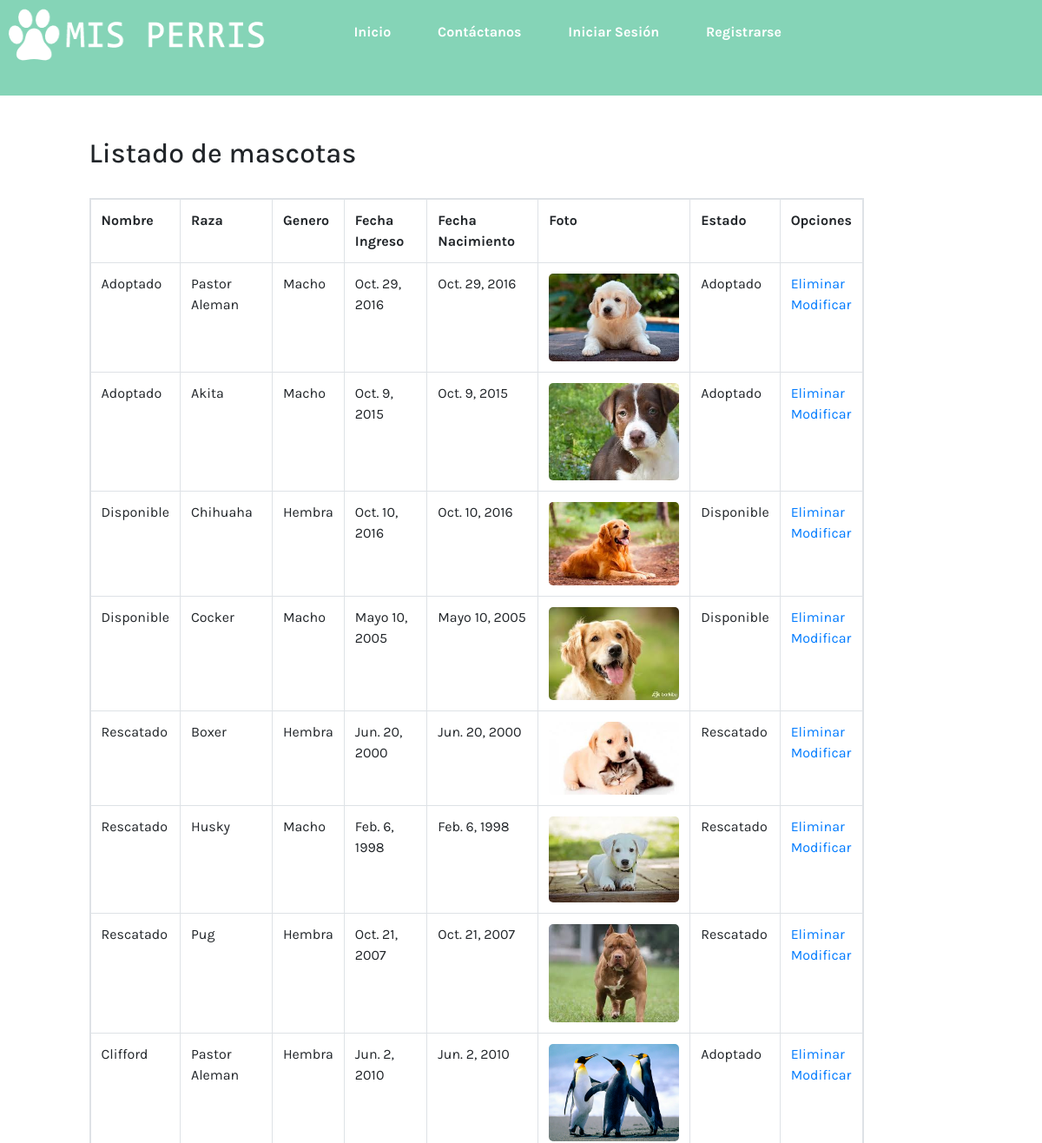
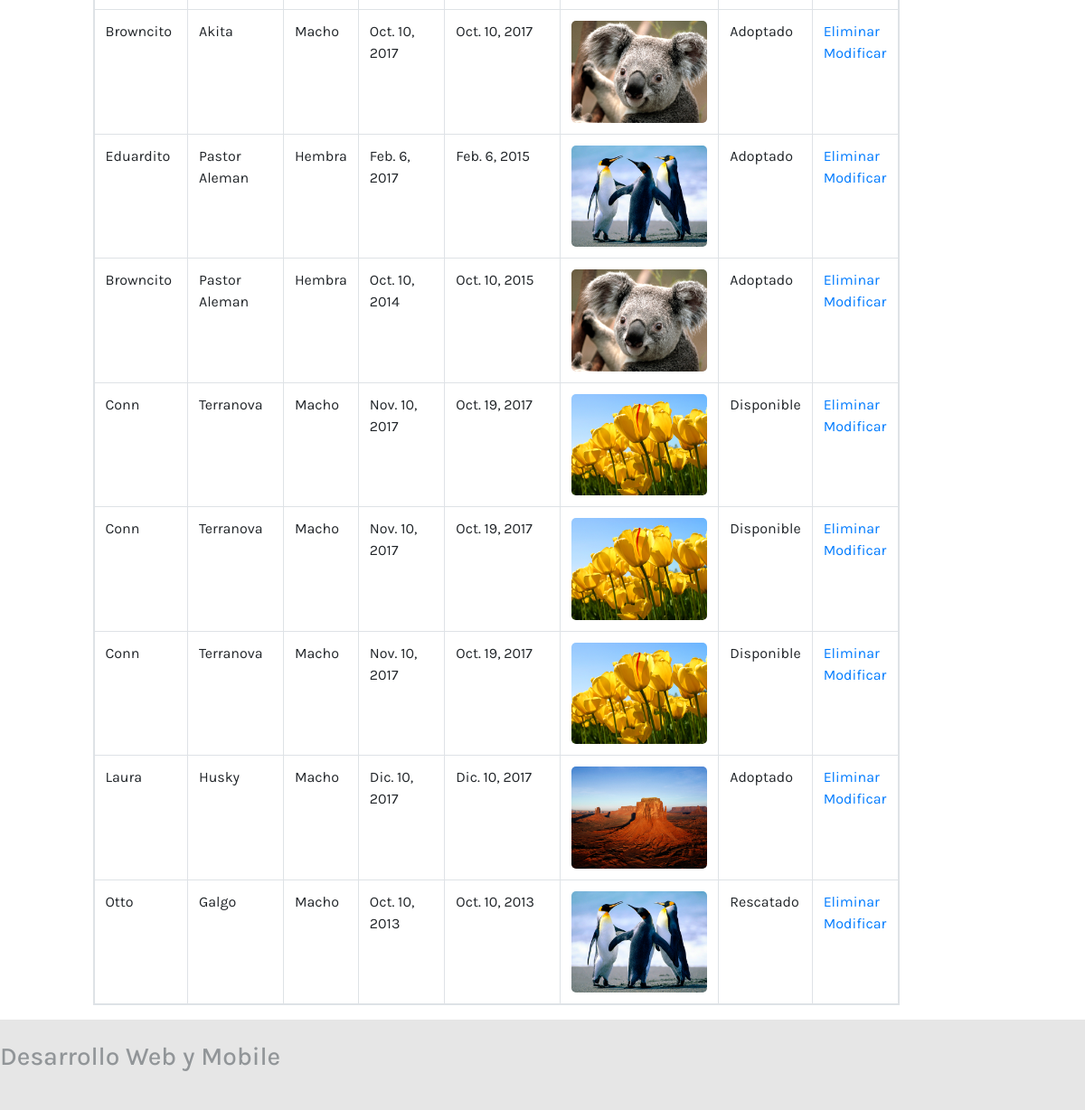
Screenshot of /listar_mascotas/ with the database file from the repository (2 pictures, top to bottom).
### core/models.py (models this page shows, shortened)
class Mascota(models.Model):
    nombre_mascota = models.CharField(max_length=50)
    raza_mascota = models.ForeignKey(Raza, on_delete=models.CASCADE)
    genero_mascota = models.ForeignKey(Genero, on_delete=models.CASCADE)
    fecha_Nacimiento_Mascota = models.DateField(null=True, )
    fecha_Ingreso = models.DateField(null=True, blank=True)
    imagen_Mascota = models.FileField(upload_to="media/", blank=True, null=True)
    estado_Mascota = models.ForeignKey(Estado, on_delete=models.CASCADE)
    def genero_formato(self):
        if self.genero_mascota_id == 1:
            genero = "Macho"
        else:
            genero = "Hembra"
        return genero
    class Meta:
        permissions = (
            ('puede_agregar', 'agrega mascotas'),
        )

class Raza(models.Model):
    raza = models.CharField(max_length=50)
    def __str__(self):
        return self.raza

class Estado(models.Model):
    estado = models.CharField(max_length=50)
    def __str__(self):
        return self.estado

### core/views.py (the view)
# urls.py: path('listar_mascotas/', listar_mascotas, name="listar_mascotas"),
def listar_mascotas(request):
    mascotas = Mascota.objects.all()
    variables = {
        'mascotas':mascotas,
    }
    return render(request, 'core/listar_mascotas.html', variables)

### core/templatetags/grouptags.py (called while the page is built)
@register.filter(name='has_group')
def has_group(user, group_name):
    try:
        group =  Group.objects.get(name=group_name)
    except Group.DoesNotExist:
        return False
    return group in user.groups.all()

@register.filter(name='list_groups')
def list_groups(user):
    return user.groups.values_list('name',flat=True)

### core/templates/core/listar_mascotas.html (shortened to what this page needs)
{% extends 'core/base.html' %}
{% load static %}
{% block contenido %}
{% load grouptags %}
{% if request.user|has_group:"voluntarios" %}
<div class="container-fluid">
        <div class="row">
            <div class="col-md-10 col-md-offset-1">
                <div class="alert alert-warning text-center" >
                    <strong>Advertencia</strong> No está autorizado para modificar mascotas.
                </div>
            </div>
      </div>
    </div>
{% else %}
    <div class="row">
        <div class="col-md-1"></div>
        <div class="col-md-9">
            <br><br>
            <h2>Listado de mascotas</h2>
            <br>
            <table class="table table-bordered table-hover table-responsive" >
                <tr>
                    <th>Nombre</th>
                    <th>Raza</th>
                    <th>Genero</th>
                    <th>Fecha Ingreso</th>
                    <th>Fecha Nacimiento</th>
                    <th>Foto</th>
                    <th>Estado</th>
                    <th>Opciones</th>
                </tr>
                {% for m in mascotas %}
                    <tr>
                        <td>{{ m.nombre_mascota }}</td>
                        <td>{{ m.raza_mascota}}</td>
                        <td>{{m.genero_formato}} </td>
                        <td>{{ m.fecha_Nacimiento_Mascota}}</td>
                        <td>{{ m.fecha_Ingreso}}</td>
                        <td>
                            {% if mascota.imagen == None %}
                                <img src="{{m.imagen_Mascota.url}}" alt="{{ m.nombre_mascota }}.jpg" width="150px">
                            {% else %}
                                <img src="{% static 'core\img\perro_sin_foto.jpg' %}" alt="perro sin foto" width="150px>
                            {% endif %}
                        </td>
                        <td>{{ m.estado_Mascota}}</td>
                        <td>
                            <a href="{% url 'eliminar_mascota' m.id %}">Eliminar</a>
                            <br>
                            <a href="{% url 'modificar_mascota' m.id %}">Modificar</a>
                        </td>
                    </tr>
                {% endfor %}
            </table>
        </div>
    </div>
    {% endif %}
{% endblock contenido %}

### core/templates/core/base.html (shortened to what this page needs)
<!DOCTYPE html>
<html lang="en">
{% load pwa %}
<head>
    {% load static %}
    <link rel="stylesheet" href="{% static 'core/css/estilos.css' %}">
    <link rel="stylesheet" href="https://cdn.jsdelivr.net/bxslider/4.2.12/jquery.bxslider.css">
    <link rel="stylesheet" href="https://cdn.jsdelivr.net/gh/fancyapps/fancybox@3.5.2/dist/jquery.fancybox.min.css" />
    <link rel="stylesheet" href="//stackpath.bootstrapcdn.com/bootstrap/4.1.3/css/bootstrap.min.css">
</head>
<body>
    <header>
        <img class="logo" src="{% static 'core/img/logo.png' %}" alt="logo">
        <ul class="navegacion">
            <li>
                <a href="{% url 'home' %}">Inicio</a>
            </li>
            <li>
                <a href="{% url 'formulario' %}">Contáctanos</a>
            </li>
            {% if request.user.is_authenticated %}
            <li>
                <a href="{% url 'listar_mascotas' %}">Listar</a>
            </li>
            <li>
                <a href="{% url 'agregarMascota' %}">Registrar</a>
            </li>
            <li>
                <a href="{% url 'logout' %}">Cerrar Sesión</a>
            </li>
            <li>
                <a href="">{{ request.user.first_name }}</a>
            </li>
            {% else %}
            <li>
                <a href="{% url 'login' %}">Iniciar Sesión</a>
            </li>
            <li>
                    <a href="{% url 'register' %}">Registrarse</a>
            </li>
            {% endif %}
        </ul>
    </header>
    {% block contenido %}
    {% endblock contenido %}
    <footer>
        <br>
        <h3 class="color_negro">Desarrollo Web y Mobile</h3>
    </footer>
</body>
</html>

### core/static/core/css/estilos.css (style rules this page uses)
* { margin:0%; padding: 0%; font-family: Karla,Karla_local; }
* img { border-radius:5px; }
body { font-family: 'Lucida Sans', 'Lucida Sans Regular', 'Lucida Grande', 'Lucida Sans Unicode', Geneva, Verdana, sans-serif; }
header { width: 100%; height: 110px; background: rgb(133, 212, 183); }
.logo { width: 300px; height: 60px; margin-top: 10px; margin-left: 10px; }
.navegacion { float: right; margin-right: 300px; }
.navegacion li { display: inline-block; margin-left:50px; background-color: rgb(133, 212, 183); text-align: center; padding-top:25px; transition:border-radius 0.5s; }
.navegacion li a { color: white; font-weight:bold; text-decoration: none; }
footer { text-align: left; height: 100px; background-color: rgb(230, 230, 230); }
.color_negro { color:rgb(145,149,152); }

### rows the page displays
Mascota: nombre_mascota "Adoptado", raza_mascota "Pastor Aleman", genero_formato "Macho", fecha_Nacimiento_Mascota "Oct. 29, 2016", fecha_Ingreso "Oct. 29, 2016", imagen_Mascota (picture), estado_Mascota "Adoptado"
Mascota: nombre_mascota "Adoptado", raza_mascota "Akita", genero_formato "Macho", fecha_Nacimiento_Mascota "Oct. 9, 2015", fecha_Ingreso "Oct. 9, 2015", imagen_Mascota (picture), estado_Mascota "Adoptado"
Mascota: nombre_mascota "Disponible", raza_mascota "Chihuaha", genero_formato "Hembra", fecha_Nacimiento_Mascota "Oct. 10, 2016", fecha_Ingreso "Oct. 10, 2016", imagen_Mascota (picture), estado_Mascota "Disponible"
Mascota: nombre_mascota "Disponible", raza_mascota "Cocker", genero_formato "Macho", fecha_Nacimiento_Mascota "Mayo 10, 2005", fecha_Ingreso "Mayo 10, 2005", imagen_Mascota (picture), estado_Mascota "Disponible"
Mascota: nombre_mascota "Rescatado", raza_mascota "Boxer", genero_formato "Hembra", fecha_Nacimiento_Mascota "Jun. 20, 2000", fecha_Ingreso "Jun. 20, 2000", imagen_Mascota (picture), estado_Mascota "Rescatado"
Mascota: nombre_mascota "Rescatado", raza_mascota "Husky", genero_formato "Macho", fecha_Nacimiento_Mascota "Feb. 6, 1998", fecha_Ingreso "Feb. 6, 1998", imagen_Mascota (picture), estado_Mascota "Rescatado"
Mascota: nombre_mascota "Rescatado", raza_mascota "Pug", genero_formato "Hembra", fecha_Nacimiento_Mascota "Oct. 21, 2007", fecha_Ingreso "Oct. 21, 2007", imagen_Mascota (picture), estado_Mascota "Rescatado"
Mascota: nombre_mascota "Clifford", raza_mascota "Pastor Aleman", genero_formato "Hembra", fecha_Nacimiento_Mascota "Jun. 2, 2010", fecha_Ingreso "Jun. 2, 2010", imagen_Mascota (picture), estado_Mascota "Adoptado"
Mascota: nombre_mascota "Browncito", raza_mascota "Akita", genero_formato "Macho", fecha_Nacimiento_Mascota "Oct. 10, 2017", fecha_Ingreso "Oct. 10, 2017", imagen_Mascota (picture), estado_Mascota "Adoptado"
Mascota: nombre_mascota "Eduardito", raza_mascota "Pastor Aleman", genero_formato "Hembra", fecha_Nacimiento_Mascota "Feb. 6, 2017", fecha_Ingreso "Feb. 6, 2015", imagen_Mascota (picture), estado_Mascota "Adoptado"
Mascota: nombre_mascota "Browncito", raza_mascota "Pastor Aleman", genero_formato "Hembra", fecha_Nacimiento_Mascota "Oct. 10, 2014", fecha_Ingreso "Oct. 10, 2015", imagen_Mascota (picture), estado_Mascota "Adoptado"
Mascota: nombre_mascota "Conn", raza_mascota "Terranova", genero_formato "Macho", fecha_Nacimiento_Mascota "Nov. 10, 2017", fecha_Ingreso "Oct. 19, 2017", imagen_Mascota (picture), estado_Mascota "Disponible"
Mascota: nombre_mascota "Conn", raza_mascota "Terranova", genero_formato "Macho", fecha_Nacimiento_Mascota "Nov. 10, 2017", fecha_Ingreso "Oct. 19, 2017", imagen_Mascota (picture), estado_Mascota "Disponible"
Mascota: nombre_mascota "Conn", raza_mascota "Terranova", genero_formato "Macho", fecha_Nacimiento_Mascota "Nov. 10, 2017", fecha_Ingreso "Oct. 19, 2017", imagen_Mascota (picture), estado_Mascota "Disponible"
Mascota: nombre_mascota "Laura", raza_mascota "Husky", genero_formato "Macho", fecha_Nacimiento_Mascota "Dic. 10, 2017", fecha_Ingreso "Dic. 10, 2017", imagen_Mascota (picture), estado_Mascota "Adoptado"
Mascota: nombre_mascota "Otto", raza_mascota "Galgo", genero_formato "Macho", fecha_Nacimiento_Mascota "Oct. 10, 2013", fecha_Ingreso "Oct. 10, 2013", imagen_Mascota (picture), estado_Mascota "Rescatado"
